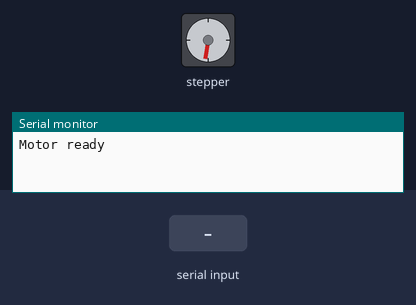
Bench run of a sketch on a simulated Arduino Uno, built with avr-gcc and run on an emulated ATmega328P. Shown: stepper motor, the last lines printed to the serial monitor. The test bench sets the inputs (shaded band). Stepper angles assume 200 steps per turn.

Above: at 1.2 s.
1.3 s: "90,45\n" received over Serial
At 1.65 s:
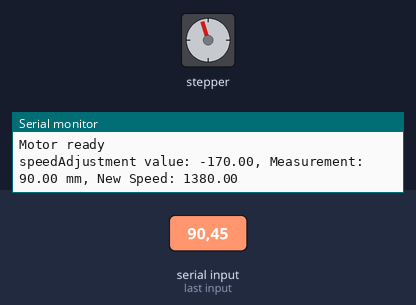
4.3 s: "30,150\n" received over Serial
At 4.65 s:
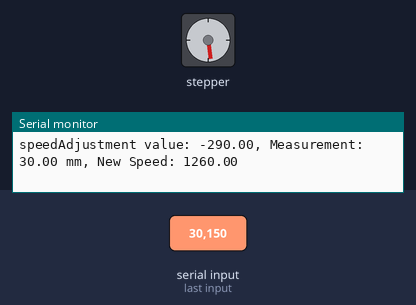
Timing chart, 0 to 16.3 s (numbered marks = the images above; inputs shaded):
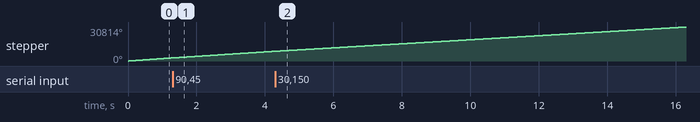

The sketch:

phony_measurement_x_tensioner_speed_test.INO
```cpp
//Input fake measurement data in the serial monitor to adjust motor speed. Target measurement is 175mm, default speed at target is 500 step/s

#include <Arduino.h>
#include "AccelStepper.h"

// Arduino Pinouts for CNC shield
const int dirPin = 2;   // Direction pin
const int stepPin = 3;  // Step pin

// Define motor object
AccelStepper motor_x (1, stepPin, dirPin);    //Initialise motor pins

int speed = 1550;  // Initial speed in steps/s (AT 1/16 STEPPING MODE)                      FINE TUNE THIS
float newSpeed = speed;
int maxSpeed = 5000; // Max speed limit

const int targetMeasurement = 175;  // Base measurement in mm
const float speedIncrementFactor = 0.1;  // 10% speed increment     FINE TUNE THIS
const float measurementIncrement = 0.05;  //

void setup() {
  Serial.begin(9600);
  Serial.setTimeout(10);     // Set the maximum milliseconds to wait for serial data
  // No delay for manual input

  // Set up the motor pins
  motor_x.setMaxSpeed(maxSpeed);  // Max speed in steps per second
  motor_x.setSpeed(speed);      // Initial test speed
  Serial.println("Motor ready");
}

void loop() {

  // Read measurement input
  if (Serial.available()) {

    String measurementInput = Serial.readString();
    float measurement = measurementInput.toFloat();  // Read measurement

    // Calculate the number of increments above the base measurement
    float increments = (measurement - targetMeasurement) / measurementIncrement;
    // Calculate the adjusted speed from the base speed
    float speedAdjustment = increments * speedIncrementFactor;
    Serial.print("speedAdjustment value: ");
    Serial.print(speedAdjustment);
    Serial.print(", ");

    if (measurement > targetMeasurement) {
      // Calculate the new speed based on speedAdjustment
      newSpeed = speed + speedAdjustment;
    }

    // Ensure that the speed does not fall below a certain threshold when at base measurement
    if (measurement < targetMeasurement) {
      newSpeed = speed - (-1*speedAdjustment);
    }

    // Limit new speed to max speed
    newSpeed = constrain(newSpeed, 0, maxSpeed);
    motor_x.setSpeed(newSpeed);  // Update motor speed
    // speed = newSpeed;  // Update the current speed variable
    Serial.print("Measurement: ");
    Serial.print(measurement);
    Serial.print(" mm, New Speed: ");
    Serial.println(newSpeed);

    newSpeed = speed;
  }

  motor_x.runSpeed();  // Run the motor at constant speed
}
```
